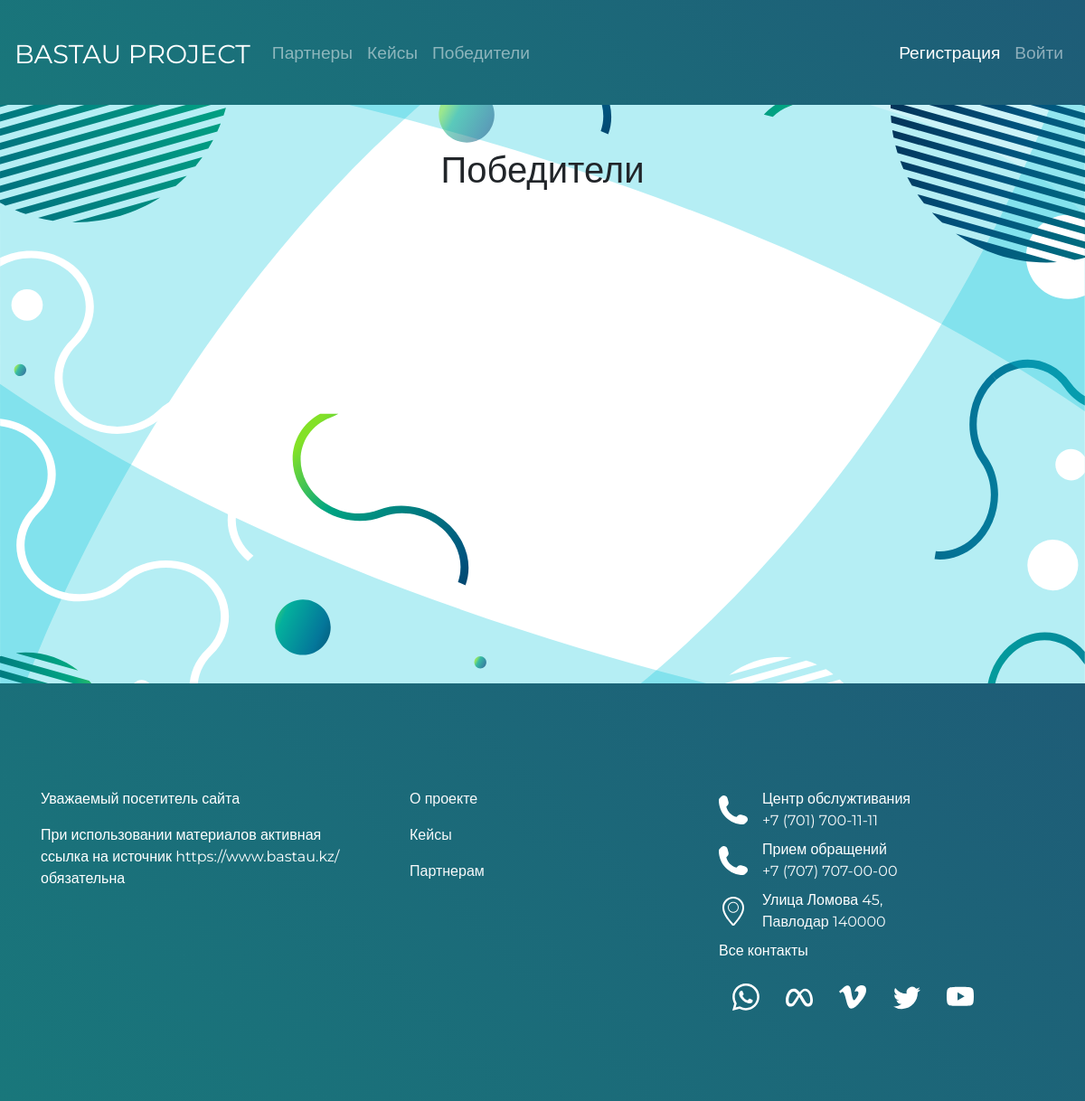
Before: /ListWinners/ with the older database file.
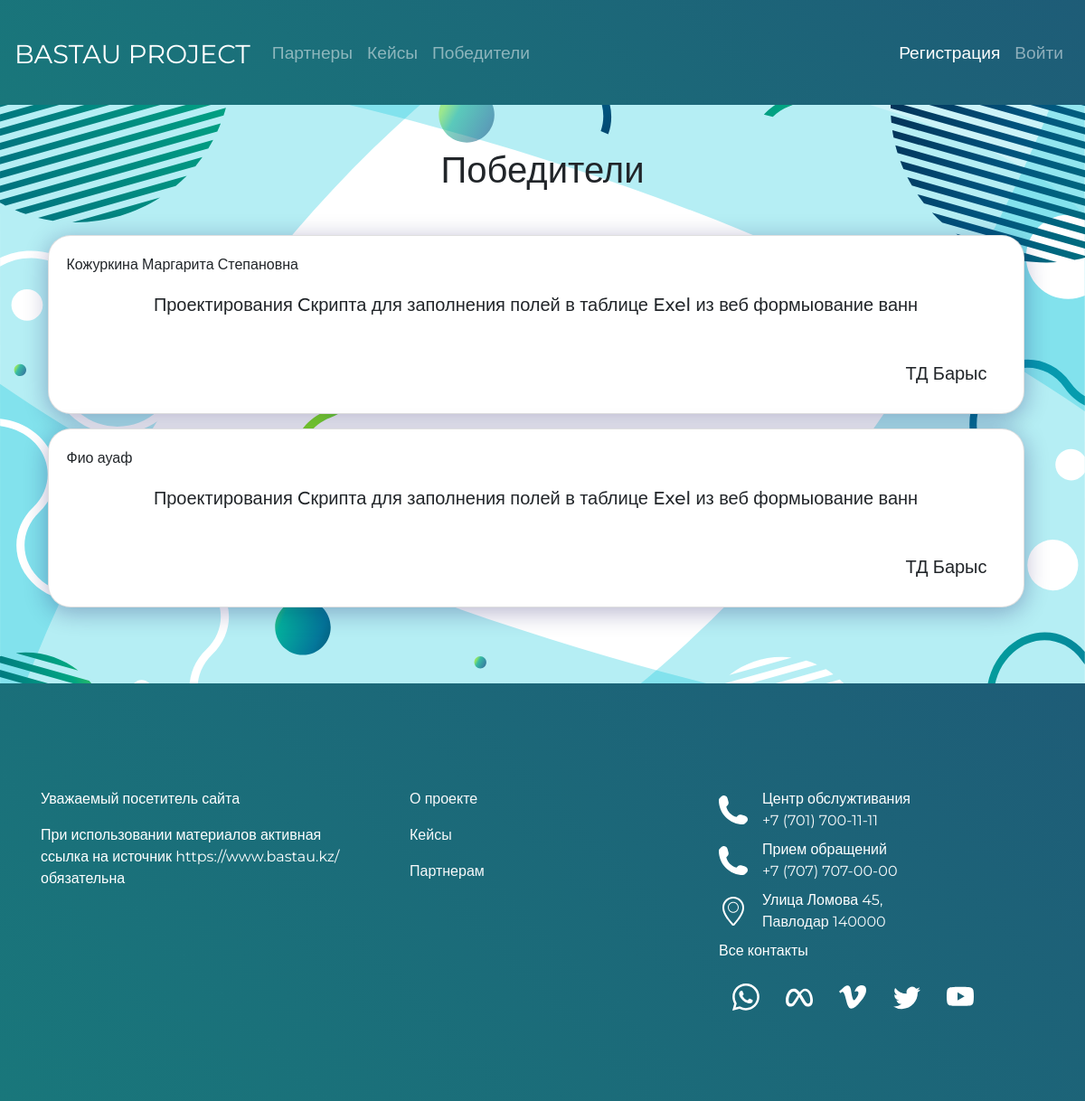
After: the same page with the newer database file.
### BastauApp/models.py (models this page shows, shortened)
class Answer(models.Model):
    Url = models.URLField(verbose_name='Ссылка на ответ')
    File = models.FileField(verbose_name='Файл', upload_to = "file",blank=True)
    id_case = models.ForeignKey(Case, verbose_name="Кейс", on_delete=models.CASCADE,blank=True,related_name='cases')
    id_student = models.OneToOneField(Student, verbose_name="Студент", on_delete=models.CASCADE,blank=True)
    status = models.CharField(max_length=50, choices=STATUS, default=STATUS[0],verbose_name='Статус')
    class Meta:
        verbose_name = "Ответ"
        verbose_name_plural = "Ответы"

class Student(models.Model):
    user = models.OneToOneField(User, verbose_name='id', on_delete=models.CASCADE, primary_key=True)
    Fio = models.CharField(max_length=100, blank=True, verbose_name='ФИО')
    EDUCATION = [
        ('Высшее', 'Высшее'), ('ср-спе', 'Среднее-специальное'), ('среднее', 'Среднее')
    ]
    COURSE = [
        ('1', '1'),
        ('2', '2'),
        ('3','3'),
        ('4','4'),
        ('5','5'),
        ('6','6'),
    ]
    Educational_institution = models.CharField(max_length=50, verbose_name='Место учебы')
    age = models.CharField(max_length=2,verbose_name='возраст')
    region = models.CharField(max_length=50, choices=REGIONS, default=REGIONS[0], verbose_name='Регион')
    Direction_of_study = models.CharField(max_length=50, verbose_name='Специальность')
    Education = models.CharField(max_length=50, verbose_name='Образование', choices=EDUCATION, default=EDUCATION[0])
    class Meta:
        verbose_name = "Студент"
        verbose_name_plural = "Студенты"
    def __str__(self):
        return self.Fio

class Case(models.Model):
    title = models.CharField(max_length=200, verbose_name='Название')
    description = models.TextField(verbose_name='Описание кейса')
    date_of_create = models.DateTimeField(auto_now=True, verbose_name='Дата создания')
    date_of_edit = models.DateTimeField(auto_now_add=True, verbose_name='Дата последней редакции')
    date_of_close = models.DateTimeField(verbose_name='Дата закрытия')
    category = models.ForeignKey(Category, on_delete=models.CASCADE, verbose_name='Категории')
    file = models.FileField(verbose_name='Файл', upload_to="file",blank=True)
    region = models.CharField(max_length=50, choices=REGIONS, default=REGIONS[0],verbose_name='Область')
    user_id = models.ForeignKey(Partner, on_delete=models.CASCADE, related_name='partners', verbose_name='Организации')
    is_published = models.BooleanField(default=True, verbose_name='Опубликован')
    tags = TaggableManager()
    class Meta:
        verbose_name = "Кейс"
        verbose_name_plural = "Кейсы"
    def __str__(self):
        return self.title

class Partner(models.Model):
    user = models.OneToOneField(User, verbose_name='id', on_delete=models.CASCADE, primary_key=True)
    Fio = models.CharField(max_length=100, verbose_name='ФИО', blank=True)
    name_of_partner = models.CharField(max_length=100, verbose_name='Название организации')
    site = models.URLField(max_length=200, verbose_name='Сайт')
    avatar = models.ImageField("Аватар", upload_to="img/", blank=True)
    about_company = models.TextField(max_length=1000,verbose_name='О компании')
    class Meta:
        verbose_name = "Партнер"
        verbose_name_plural = "Партнеры"
    def __str__(self):
        return self.name_of_partner

### BastauApp/views.py (the view)
# urls.py: path('ListWinners/', views.ListWinners.as_view(), name='ListWinners'),
class ListWinners(ListView):
    model = Answer
    template_name = 'ListWinners.html'
    paginate_by = 6
    extra_context = {"name": 'Победители', 'menu': menu}
    def get_queryset(self):
        queryset = Answer.objects.filter(status='Победа')
        return queryset

### BastauApp/templates/ListWinners.html (shortened to what this page needs)
{% extends 'base.html' %}
  {% block content %}
<div class="win-fon pt-5">
    <div class="container">
        <h1 class="text-center mb-5">Победители</h1>
        <div class="row d-flex justify-content-center ">
              {% for item in object_list %}
              <div class="card mb-3 main-cases__item w-100" style="max-height:300px; margin-left: 2%;margin-right: 2%; border-radius: 25px; display:inline-table;">
                  {{item.id_student}}
                  <div class="card-body">
                      <h5 class="card-title d-flex justify-content-center ">{{item.id_case}}</h5>
                  </div>
                  <div class="card-body">
                      <h5 class="card-title d-flex text-align-right font-weight-light  float-right">{{item.id_case.user_id}}</h5>
                  </div>
              </div>
    {% endfor %}
        </div>
        <div class="grid-img-right text-right bg bg1 pb-4" >
        </div>
    </div>
</div>
{% endblock %}

### BastauApp/templates/base.html (shortened to what this page needs)
{% load static %}
<!DOCTYPE html>
<html lang="en">
  <head>
    <link type="text/css" href="{% static 'css/style.css' %}" rel="stylesheet" />
    <link type="text/css" href="{% static 'css/zero.css' %}" rel="stylesheet" />
    <link rel="stylesheet" href="https://cdnjs.cloudflare.com/ajax/libs/twitter-bootstrap/4.6.1/css/bootstrap.min.css">
  <link type="text/css" href="{% static 'select2/select2.css' %}" rel="stylesheet" />
    <link rel="stylesheet" href="https://cdn.jsdelivr.net/npm/bootstrap-icons@1.8.3/font/bootstrap-icons.css">
  </head>
  <body>
    <header class="header">
      <nav class="navbar navbar-expand-lg navbar-dark">
        {% block mainmenu %}
        <nav class="nav-item header-bastau align-middle"> <a href="{% url 'index' %}" class="navbar-brand">BASTAU PROJECT</a>
        </nav>
          <div class="collapse navbar-collapse" id="navbarTogglerDemo01">
            <ul class="navbar-nav mr-auto mt-2 mt-lg-0">
              {% for item in menu %}
              {% if not forloop.last %}
              <li class="nav-item "><a href="{% url item.url_name %}" class="nav-link">{{item.title}}</a></li>
              {% else %}
              <li class="nav-item"><a href="{% url item.url_name %}" class="nav-link">{{item.title}}</a></li>
              {% endif%}
            {% endfor %}
            </ul>
            <ul class="navbar-nav d-flex align-items-center mt-lg-0">
            {% if request.user.is_authenticated %}
                {% if request.user.is_student %}
                <li class="nav-item nav-link"> {{user.email}} </li>
                <li class="nav-item"><a href="{% url 'personal' user.id %}"  class="nav-link">Личный кабинет</a></li>
                {% elif request.user.is_partner %}
              <li class=""><a href="{% url 'createcase' %}"><button type="submit" class="btn btn-info mr-4" >Создать кейс</button></a></li>
                <li class="nav-item nav-link"> {{user.email}} | </li>
                <li class="nav-item"><a href="{% url 'personal_partner' user.id %}"  class="nav-link">Личный кабинет</a></li>
                {%endif%}
            {% else %}
            <li class="nav-item "><a href="{% url 'register' %}"  class="nav-link text-white">Регистрация</a></li>
              <li class="nav-item"><a href="{% url 'login'%}"  class="nav-link">Войти</a></li>
            {% endif %}
            </ul>
          </div>
      </nav>
        {% endblock mainmenu %}
    </header>
    <div class="main-content">
      {% block content %}
      {% endblock %}
    </div>
    <footer class="footer">
      <div class="container d-flex justify-content-center">
        <div class="row">
        <div class="footer__item col-lg-4 align-items-center mt-3">
          <div class="mb-3">Уважаемый посетитель сайта</div>
          <p>При использовании материалов активная ссылка на источник https://www.bastau.kz/ обязательна</p>
        </div>
        <div class="footer__item d-flex justify-content-start flex-column col-lg-4 mt-3 pl-5">
          <a href="{% url 'about' %}" class="text-light mb-3">
            О проекте
          </a>
          <a href="{% url 'showcases' %}" class="text-light mb-3">
            Кейсы
          </a>
          <a href="{% url 'partners' %}" class="text-light mb-3">
            Партнерам
          </a>
        </div>
        <div class="footer__item col-lg-4 mt-3">
          <div class="d-flex justify-content-start align-items-center mb-2">
            <img class="mr-3" src="{% static '/img_register/phone.svg' %}" alt="">
            <div>
              <span class="ma-0 pa-0">Центр обслужтивания</span> <br/>
              <a href="" class="text-light">+7 (701) 700-11-11</a>
            </div>
          </div>
          <div class="d-flex justify-content-start align-items-center mb-2">
            <img class="mr-3" src="{% static '/img_register/phone.svg' %}" alt="">
            <div>
              <span>Прием обращений</span><br/>
              <a href="" class="text-light">+7 (707) 707-00-00</a>
            </div>
          </div>
          <div class="d-flex justify-content-start align-items-center mb-2">
            <img class="mr-3" src="{% static '/img_register/location.svg' %}" alt="">
            <div>
              <span>Улица Ломова 45,</span><br/>
              <a href="" class="text-light">Павлодар 140000</a>
            </div>
          </div>
          <span>Все контакты</span>
          <div class="d-flex justify-content-around mt-4  mr-5">
          </div>
        </div>
        </div>
      </div>
    </footer>
  </body>
</html>

### BastauApp/templates/include/pagination.html (shortened to what this page needs)
{% load BastauApp_extras %}

### BastauApp/static/css/style.css (style rules this page uses)
* { font-family: 'Montserrat', sans-serif; }
body { background-color: #f1f1f1 !important; height: 100%; }
html { height: 100%; }
.container { max-width: 1170px; margin: 0 auto; height: 100%; }
.header { display: flex; flex-direction: column; justify-content: space-between; width: 100%; background: -webkit-linear-gradient(45deg, rgb(25, 119, 123), rgb(30, 92, 119)); background: -moz-linear-gradient(45deg, rgb(25, 119, 123), rgb(30, 92, 119)); background: linear-gradient(45deg, rgb(25, 119, 123), rgb(30, 92, 119)); }
.navbar { display: flex; align-items: center; width: 100%; height: 100%; background: -webkit-linear-gradient(45deg, rgb(25, 119, 123), rgb(30, 92, 119)); background: -moz-linear-gradient(45deg, rgb(25, 119, 123), rgb(30, 92, 119)); background: linear-gradient(45deg, rgb(25, 119, 123), rgb(30, 92, 119)); }
.navbar-brand { font-size: 1.8rem!important; margin-right: 20px; }
.nav-link { font-size: 1.2rem; }
.main-content { min-height: calc(80vh - 64px); }
.win-fon { min-height: 80vh; background-image: url('../img_register/лэндинг\ о\ комп\ svg.svg'); background-size: cover; background-repeat: no-repeat; background-attachment: fixed; background-position: center center; }
body { position: relative; }
.footer { width: 100%; background: linear-gradient(45deg, rgb(25, 119, 123), rgb(30, 92, 119));; padding-top: 100px; padding-bottom: 100px; color: #fff; display: flex; justify-content: space-between; }
.footer__item { width: 30%; }
.main-cases__item { padding: 20px; box-shadow: rgb(12 6 91 / 31%) 0px 5px 27px 0px; max-width:100%; width:400px; }
.d-flex { display: flex; justify-content: space-between; }
.card { border-radius: 50px; }
.row { margin-right:0 !important; }
.header-bastau a { height: 100px; padding-top: 30px; }

### BastauApp/static/css/zero.css (style rules this page uses)
*, *::before, *::after { box-sizing: border-box; }
ul[class], ol[class] { padding: 0; }
body, h1, h2, h3, h4, p, ul[class], ol[class], li, figure, figcaption, blockquote, dl, dd { margin: 0; }
body { background-color: #f1f1f1; }
ul[class], ol[class] { list-style: none; }
img { max-width: 100%; display: block; }
a { color:rgb(47, 148, 136) ; text-decoration: none; }
a:after { text-decoration: none; }

Changed rows visible on the page:
added Answer: id_student "Кожуркина Маргарита Степановна", id_case "Проектирования Cкрипта для заполнения полей в таблице Exel из веб формыование ванн", id_case.user_id "ТД Барыс"
added Answer: id_student "Фио ауаф", id_case "Проектирования Cкрипта для заполнения полей в таблице Exel из веб формыование ванн", id_case.user_id "ТД Барыс"
